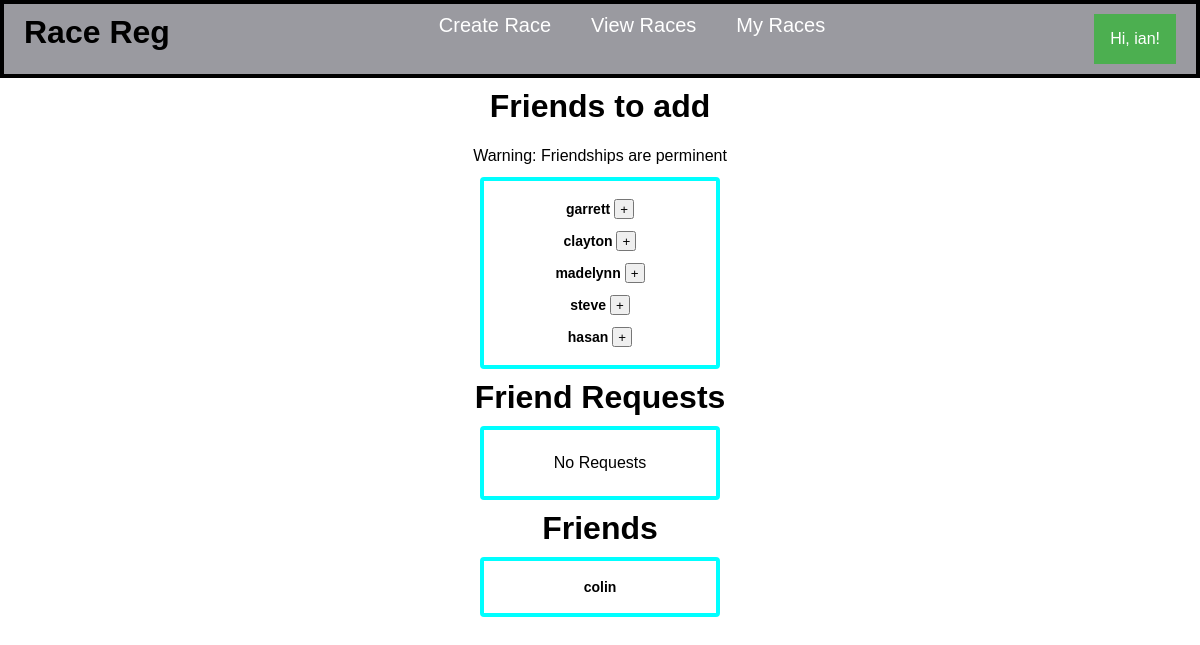
Screenshot of /friends/ (signed in) with the database file from the repository.
### races/models.py (models this page shows)
class MyUser(AbstractUser):
    email = models.EmailField(verbose_name= 'email address', max_length=64, unique=True)
    username = models.CharField(max_length=16, unique=True)
    friends = models.ManyToManyField('MyUser', blank=True)
    owned_races = models.ManyToManyField('Race', blank=True, related_name='owned_races')
    participating_races = models.ManyToManyField('Race', blank=True, related_name='participating_races')

### races/views.py (the view)
# urls.py: path('friends/', views.friends, name='friends'),
def friends(request):
    allusers = MyUser.objects.exclude(username = request.user)
    requests = FriendRequest.objects.filter(to_user = request.user)
    return render(request, 'races/friends.html',
                  {
                      'allusers':allusers,
                      'requests': requests
                  })

### races/templates/races/friends.html
{% extends "races/base.html" %}
{% load static %}t
{% block script %}
    <link rel="stylesheet" href="{% static 'races/friends.css' %}">
{% endblock %}
{% block content %}
<div class="content">
    <h1 class="friends_title">Friends to add</h1>
    <p>Warning: Friendships are perminent</p>
        <ul class="all_users">
            {% for user in allusers %}
                {% if user not in request.user.friends.all and user != request.user %}
                    <h3 class="user_tag">
                        {{user}}
                        <button class="add_button">
                            <a href="{% url 'send friend request' user.id %}">+</a>
                        </button>
                    </h3>
                {% endif %}
            {% endfor %}
        </ul>
    <h1 class="friends_title">Friend Requests</h1>
        <ul class="all_users">
            {% for request in requests %}
            <h3 class="user_tag">
                {{request.from_user}}
                <button class="add-button">
                    <a href="{% url 'accept friend request' request.id %}">Accept</a>
                </button>
            </h3>
            {% empty %}
                <p class="no_requests">No Requests</p>
            {% endfor %}
        </ul>
    <h1 class="friends_title">Friends</h1>
    <ul class="all_users">
        {% for user in allusers %}
            {% if user in request.user.friends.all and user != request.user %}
            <h3 class="user_tag">{{user}}</h3>
            {% endif %}
        {% endfor %}
    </ul>
</div>
{% endblock %}

### races/templates/races/base.html (shortened to what this page needs)
<!DOCTYPE html>
<html lang="en">
<head>
    {% block script %} {% endblock %}
</head>
<header>
    <nav class="navbar">
        <h1 class="title"> <a href="/home/">Race Reg</a></h1>
        <li class="item-list">
            <ul><a class="list-link" href="/create/">Create Race</a></ul>
            <ul><a class="list-link" href="/seeraces/">View Races</a></ul>
            <ul><a class="list-link" href="/myraces/">My Races</a></ul>
        </li>
        {% if request.user.username == ""%}
            <h3 class="login-signup"><a href="/signup/">Sign Up</a></h3>
        {% else %}
        <div class="dropdown">
            <button class="dropbtn"> Hi, {{ request.user.username }}!</button>
        </div>
        {% endif %}
    </nav>
</header>
<body>
    {% block content %} {% endblock %}
</body>
</html>

### races/static/races/friends.css (style rules this page uses)
* { margin: 0; padding: 0; font-family: sans-serif; }
header { background-color: rgb(154, 154, 160); }
.item-list { list-style-type: none; float: right; }
.list-link { text-decoration: none; color: rgb(255, 255, 255); font-size: 20px; white-space: nowrap; padding: 20px; }
.navbar { box-sizing: border-box; width: 100%; display: inline-flex; justify-content: space-between; padding-top: 10px; padding-bottom: 10px; padding-left: 20px; padding-right: 20px; }
.navbar .item-list { display: inline-flex; float: right; }
.title { font-size: 32px; white-space: nowrap; }
header { border-style: solid; border-width: 4px; }
a { text-decoration: none; color: black; }
.dropbtn { background-color: #4CAF50; color: white; padding: 16px; font-size: 16px; border: none; cursor: pointer; }
.dropdown { position: relative; display: inline-block; }
.friends_title { padding: 10px; }
.user_tag { display: block; font-size: 14px; padding: 6px; }
.all_users { border-style: solid; border-width: 4px; border-radius: 4px; border-color: aqua; padding: 12px; margin-left: 40%; margin-right: 40%; }
.add_button { width: 20px; height: 20px; }
p { padding: 12px; }
.content { display: block; justify-content: center; align-items: center; text-align: center; }

### rows the page displays
MyUser: user.username "ian"
MyUser: username "garrett"
MyUser: username "clayton"
MyUser: username "madelynn"
MyUser: username "steve"
MyUser: username "hasan"
MyUser: username "colin"
